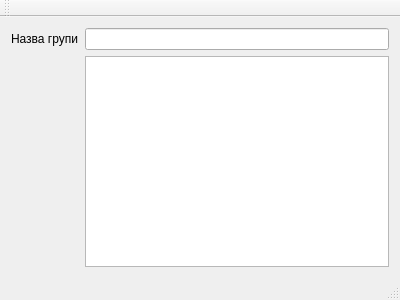
<?xml version="1.0" encoding="UTF-8"?>
<ui version="4.0">
 <class>MainWindow</class>
 <widget class="QMainWindow" name="MainWindow">
  <property name="geometry">
   <rect>
    <x>0</x>
    <y>0</y>
    <width>400</width>
    <height>300</height>
   </rect>
  </property>
  <property name="windowTitle">
   <string>MainWindow</string>
  </property>
  <widget class="QWidget" name="centralWidget">
   <layout class="QGridLayout" name="gridLayout">
    <item row="0" column="0">
     <widget class="QLabel" name="label">
      <property name="text">
       <string>Назва групи</string>
      </property>
     </widget>
    </item>
    <item row="0" column="1">
     <widget class="QLineEdit" name="lineEdit"/>
    </item>
    <item row="1" column="1">
     <widget class="QTableView" name="tableView"/>
    </item>
   </layout>
  </widget>
  <widget class="QMenuBar" name="menuBar">
   <property name="geometry">
    <rect>
     <x>0</x>
     <y>0</y>
     <width>400</width>
     <height>26</height>
    </rect>
   </property>
  </widget>
  <widget class="QToolBar" name="mainToolBar">
   <attribute name="toolBarArea">
    <enum>TopToolBarArea</enum>
   </attribute>
   <attribute name="toolBarBreak">
    <bool>false</bool>
   </attribute>
  </widget>
  <widget class="QStatusBar" name="statusBar"/>
 </widget>
 <layoutdefault spacing="6" margin="11"/>
 <resources/>
 <connections/>
</ui>
